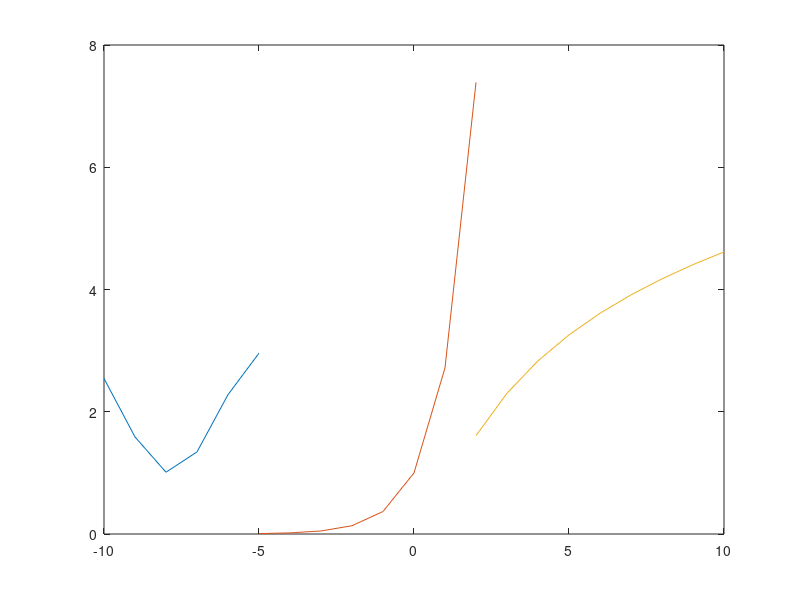

MATLAB code to generate this figure:
x1 = -10:-5;
fx1 = 2+sin(x1);
plot(x1,fx1)
hold on
x2 = -5:2;
fx2 = exp(x2);
plot(x2,fx2)
hold on
x3 = 2:10;
fx3 = log(x3.^2+1);
plot(x3,fx3)